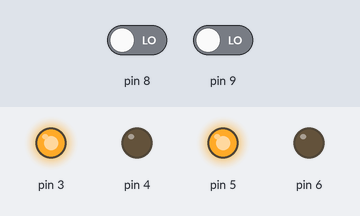
Bench run of a sketch on a simulated Arduino Uno, built with avr-gcc and run on an emulated ATmega328P. Shown: output pins drawn as LEDs (lit = HIGH). Inputs (shaded band) come from the test bench; at power-on: pin 8 LOW, pin 9 LOW.

Above: at 1.2 s.
1.3 s: pin 8 driven HIGH
At 2.0 s:
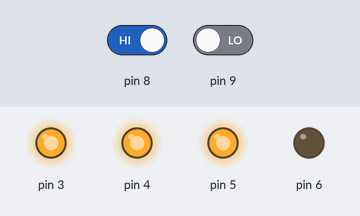
2.8 s: pin 9 driven HIGH
At 3.2 s:
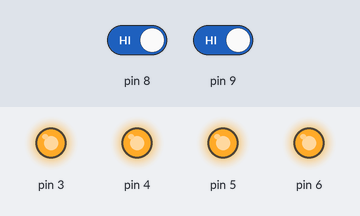
4.3 s: pin 8 driven LOW
At 5.5 s:
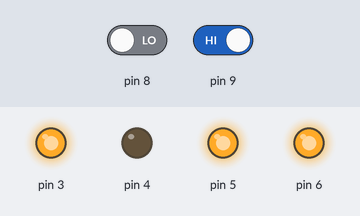
5.8 s: pin 9 driven LOW
At 6.6 s:
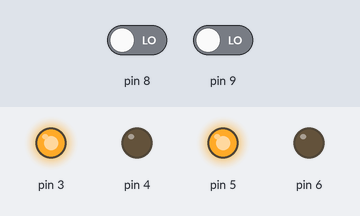
Timing chart, 0 to 8.3 s (numbered marks = the images above; inputs shaded):
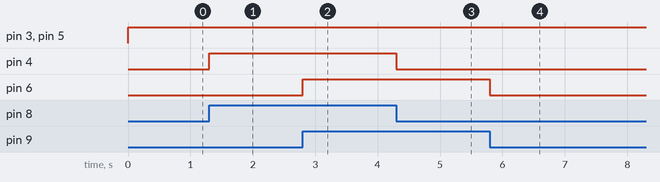

The sketch:

WHITE_LINE_FOLLOWER.ino
```cpp
int ls, rs;

void setup() {
  // OUTPUT PIN FOR MOTORS
  pinMode(3, OUTPUT);
  pinMode(4, OUTPUT);
  pinMode(5, OUTPUT);
  pinMode(6, OUTPUT);
  // INPUT PINS FOR SENSOR
  pinMode(8, INPUT);
  pinMode(9, INPUT);
}

void loop() {
  // reading values from sensors
  ls = digitalRead(8); // store pin 8 value
  rs = digitalRead(9); // store pin 9 value

  if(ls == HIGH && rs == HIGH) // both on white surface, STOP
  {
    digitalWrite (3, HIGH);
    digitalWrite (4, HIGH);
    digitalWrite (5, HIGH);
    digitalWrite (6, HIGH);
  }
  else if(ls == HIGH && rs == LOW) // stop right motor
  {
    digitalWrite (3, HIGH);
    digitalWrite (4, HIGH);
    digitalWrite (5, HIGH);
    digitalWrite (6, LOW);
  }
  else if(ls == LOW && rs == HIGH) // stop left motor
  {
    digitalWrite (3, HIGH);
    digitalWrite (4, LOW);
    digitalWrite (5, HIGH);
    digitalWrite (6, HIGH);
  }
  else // go forward
  {
    digitalWrite (3, HIGH);
    digitalWrite (4, LOW);
    digitalWrite (5, HIGH);
    digitalWrite (6, LOW);
  }


}
```

Measured:
- after the input at 1.3 s, pin 4: LOW → HIGH at once
- after the input at 2.8 s, pin 6: LOW → HIGH at once
- after the input at 4.3 s, pin 4: HIGH → LOW at once
- after the input at 5.8 s, pin 6: HIGH → LOW at once
